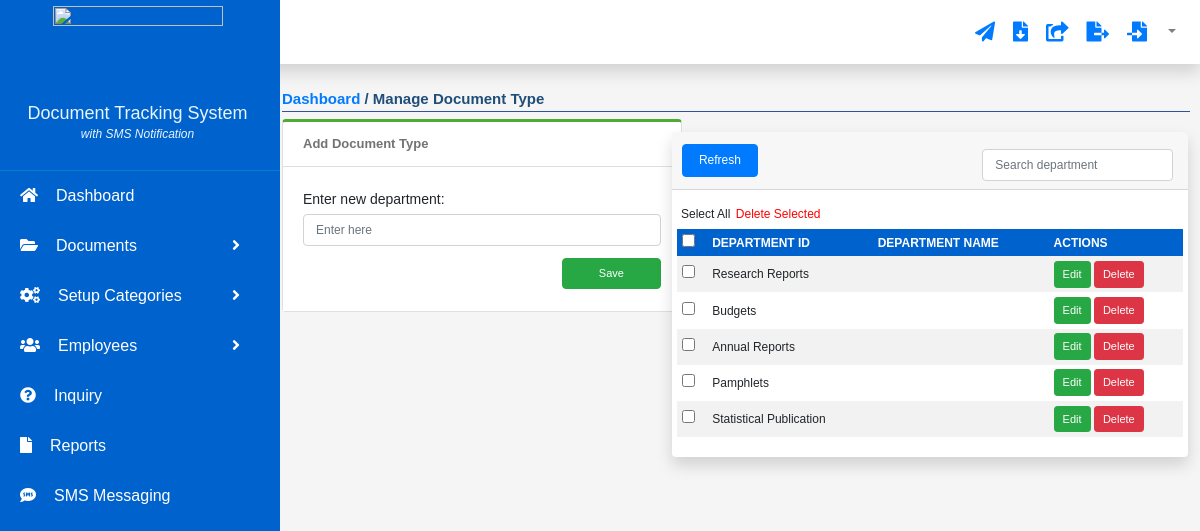
The app's page /Admin_dashboard/add_typeDocument.php with its own data.
### tables this page shows
CREATE TABLE `tbl_typedocument` (
  `id` int(11) NOT NULL,
  `department` varchar(255) NOT NULL,
  `type_document` varchar(100) NOT NULL,
  `description` varchar(255) NOT NULL,
  `doc_id` int(11) DEFAULT NULL
);

### Admin_dashboard/add_typeDocument.php (the view, shortened to what this page needs)
<!DOCTYPE html>
<html>
<head>
  <link rel="stylesheet" href="navbar.css">
  <link rel="stylesheet" href="https://maxcdn.bootstrapcdn.com/bootstrap/4.5.2/css/bootstrap.min.css">
  <link rel="stylesheet" href="https://cdnjs.cloudflare.com/ajax/libs/font-awesome/5.15.1/css/all.min.css">
</head>
<body style="background-color: #f5f5f5;">
  <div class="wrapper">
    <?php include_once"include/topbar.php"; ?>
  </div>
  <div class="wrapper">
    <?php include_once"include/sidebar.php"; ?>
<div class="main-content">
<div class="info">
    <b style="font-size: 15px; font-weight: 600"><div class="navbar_link"></div><a href="navbar.php" style="font-size: 15px; font-weight: 600">Dashboard</a> / Manage Document Type</b>
  </div>
</div>
<div class="wrapper" style="display: fixed">
<form method="POST" action="addDocuTypeFunction.php">
  <div class="card" style="width:400px; margin-top: -0.6%; margin-left: 23.5%; border-top: 3px solid #52AA36;">
    <div class="card-header" style="font-size: 13px; text-align: left; font-weight: 600; color: #747272; background-color: white;">Add Document Type</div>
    <div class="card-body" style="height: 120px;">
      <div class="form-group">
        <label for="type_document" style="margin-bottom: 4px; font-size: 14px;">Enter new department: </label>
        <input  class="form-control" type="text" placeholder="Enter here" name="type_document" id = "type_document" style="font-size: 12px;" required />
       </div>
    </div>
    <div class="" style="background-color: white;">
      <button type="submit" name="add_dept" class="btn btn-success" style="width: 25%; font-size: 11px; margin-left: 70%; margin-top: -13%;">Save</button>
    </div>
  </div>
</form>
<div class="card shadow" style="width: 43%; margin-left: 56%; border: none; margin-top: -15%;">
  <div class="card-header" >
    <div class="row">
      <a href="<?php $_SERVER['PHP_SELF']; ?>" class="refresfMdl btn btn-primary" style="float: left; width: 15%; height: 33px;margin-left: 5px; font-size: 12px;"> Refresh</a>
    </div>
      <input type="text" class="search form-control" placeholder="Search department" style="font-size: 12px; float: right; margin-right: -1%; margin-top: -5.8%;margin-bottom: -5%; width: 40%">
  </div>
  <div class="card-body" style="height: auto; display: fixed;">
  <div class="row">
    <div class="row" style="margin-top: -1%; margin-left: 5px;">
      <a type="button" id="select-all" style="cursor: pointer; margin-left: -1px; font-size: 12px">Select All</a>&nbsp;
      <a type="button" id="delete" style="cursor: pointer; margin-left: 1px; color: red; font-size: 12px">Delete Selected</a>
    </div>
        <table id="userTbl" class="responsive-table table-hover table-striped table-sm m-0" width="100%" cellspacing="0">
          <thead style="background-color: #0062CC; color: white; font-size: 12px;">
            <tr class="myHead">
              <th class="" style="background-color: #0062CC;">
              <input type="checkbox" class="select-all checkbox" name="select-all" />
              </th>
              <th>DEPARTMENT ID</th>
              <th>DEPARTMENT NAME</th>
              <th>ACTIONS</th>
            </tr>
          </thead>
          <tbody>
            <?php
              include_once('connection.php');
              $sql = "SELECT * FROM tbl_typedocument";
              $query = $conn->query($sql);
              while($row = $query->fetch_assoc()){
                echo
                "<tr style='font-size: 12px'>
                  <td class=''>
                    <input type='checkbox' class='select-item checkbox' name='select-item' value='1000' />
                  </td>
                  <td>".$row['type_document']."</td>
                  <td>".$row['description']."</td>
                  <td>
                    <a href='#edit_".$row['id']."' class='btn btn-success btn-sm' data-toggle='modal' style='font-size: 11px'>Edit</a>
                    <a href='#delete_".$row['id']."' class='btn btn-danger btn-sm' data-toggle='modal' style='font-size: 11px'>Delete</a>
                  </td>
                </tr>";
              }
            ?>
          </tbody>
        </table>
      </div>
   </div>
</div>
</div>
</body>
</html>

### Admin_dashboard/navbar.css (style rules this page uses)
* { margin: 0; padding: 0; box-sizing: border-box; font-family: "Poppins", sans-serif; }
body { min-height: 100vh; background: #F5F5F5; background-size: cover; background-position: center; }

### Admin_dashboard/add_typeDocument.php (style rules this page uses)
.main-content .info { margin: 10px; margin-left: 23.5%; color: #1F4E79;; margin-top: 20px; margin-bottom: 15px; font-size: 12px; border-bottom: 1px solid #2F5597; }

### records on screen
tbl_typedocument: type_document "Research Reports"
tbl_typedocument: type_document "Budgets"
tbl_typedocument: type_document "Annual Reports"
tbl_typedocument: type_document "Pamphlets"
tbl_typedocument: type_document "Statistical Publication"
